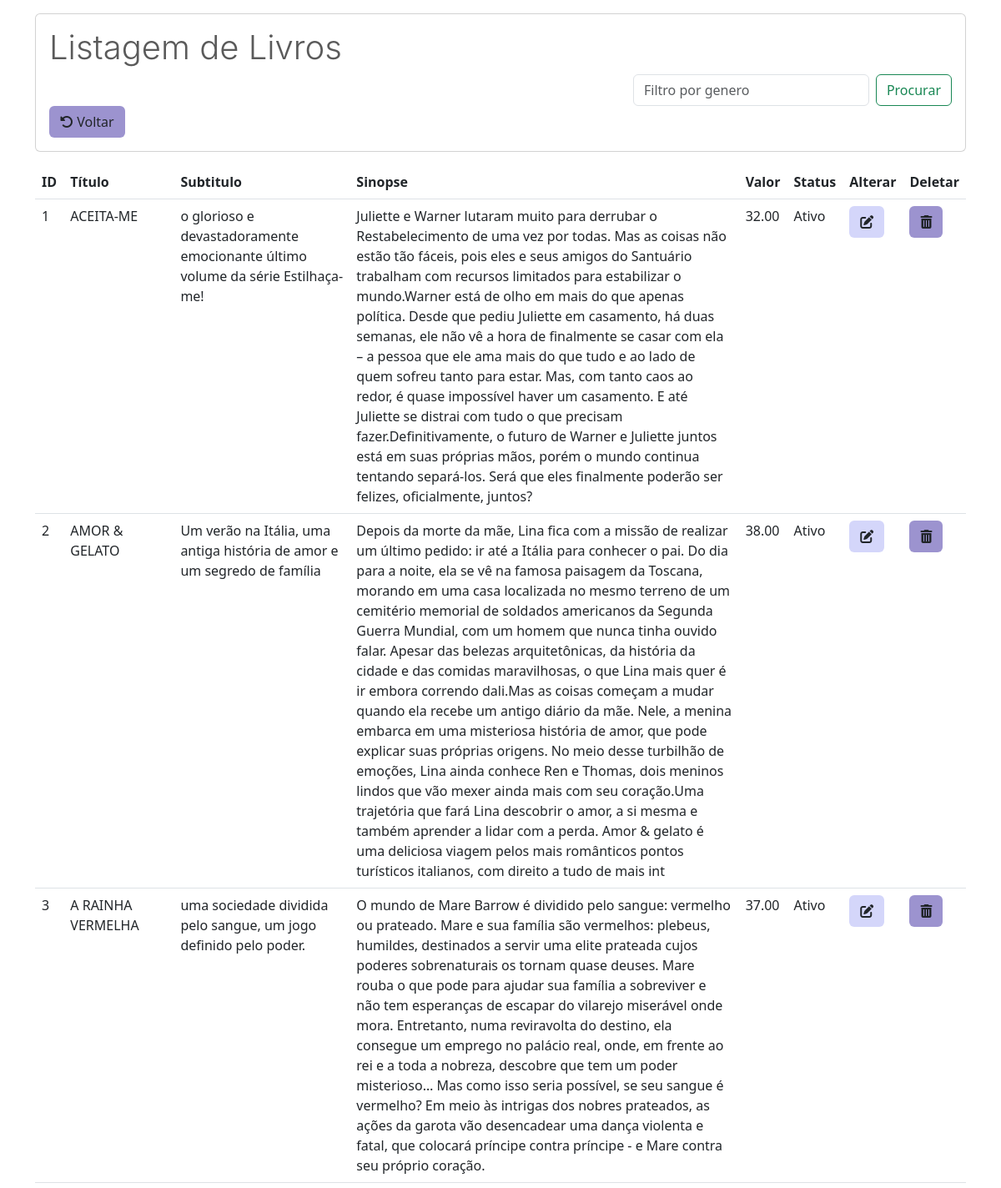
The page /listarLivros.php (upper part) on the database its author committed.
### tables this page shows
CREATE TABLE `livros` (
  `id` int(13) NOT NULL,
  `titulo` varchar(200) NOT NULL,
  `subtitulo` varchar(200) NOT NULL,
  `sinopse` varchar(1000) NOT NULL,
  `valor` double(11,2) NOT NULL,
  `capa` varchar(200) NOT NULL,
  `class` varchar(200) NOT NULL,
  `status` int(11) NOT NULL DEFAULT 1,
  `livrosAutor_id` int(11) DEFAULT NULL,
  `livrosEditora_id` int(11) DEFAULT NULL,
  `heartstopper` int(11) NOT NULL DEFAULT 0
);

### listarLivros.php (the view, shortened to what this page needs)
<?php
require_once("conexao.php");
$where = "";
$sql = "select * from livros" . $where;
$resultado = mysqli_query($conexao, $sql);
?>
<!DOCTYPE html>
<html lang="en">
<head>
  <link href="https://cdn.jsdelivr.net/npm/bootstrap@5.3.0-alpha3/dist/css/bootstrap.min.css" rel="stylesheet">
  <link rel="stylesheet" href="https://cdn.jsdelivr.net/npm/bootstrap-icons@1.11.0/font/bootstrap-icons.css">
</head>
<body>
  <div class="container-md">
    <div class="card mt-3 mb-3">
      <div class="card-body">
        <h1 class="card-title" style="color: #5a5a5a; font-family: '-apple-system'; font-weight: 300;">Listagem de Livros</h1>
        <form class="d-flex" role="search" method="POST" action="listarLivros.php">
          <input class="form-control me-2" style="margin-left: 700px; width: 500px" type="search" placeholder="Filtro por genero" name="pesquisa" aria-label="Search">
          <button class="btn btn-outline-success" type="submit">Procurar</button>
        </form>
        <a href="MenuAdm.php" class="btn" style="background-color: #9c93cf;"><i class="fa-solid fa-rotate-left"></i> Voltar</a>
      </div>
    </div>
    <table class="table table-hover">
      <thead>
        <tr>
          <th scope="col">ID</th>
          <th scope="col">Título</th>
          <th scope="col">Subtitulo</th>
          <th scope="col">Sinopse</th>
          <th scope="col">Valor</th>
          <th scope="col">Status</th>
          <th scope="col">Alterar</th>
          <th scope="col">Deletar</th>
        </tr>
      </thead>
      <tbody>
        <?php while ($linha = mysqli_fetch_array($resultado)) { ?>
          <tr>
            <td><?= $linha['id'] ?></th>
            <td><?= $linha['titulo'] ?></th>
            <td><?= $linha['subtitulo'] ?></th>
            <td><?= $linha['sinopse'] ?></th>
            <td><?= $linha['valor'] ?></th>
            <td><?= ($linha['status']) == 1 ? 'Ativo' : 'Inativo'; ?></th>
            <td>
              <a href="alterarLivros.php?id=<?= $linha['id'] ?>" class="btn btn" style="background-color:#D4D6FA;"><i class="fa-solid fa-pen-to-square"></i></a>
            <td>
              <a href="listarLivros.php?id=<?= $linha['id'] ?>" class="btn btn-l" style="background-color:#9c93cf;" onclick="return confirm('Confirmar exclusão?')"><i class="fa-solid fa-trash-can"></i></a>
          </tr>
        <?php } ?>
      </tbody>
    </table>
</body>
</html>

### rows shown on the page
livros: id "1", titulo "ACEITA-ME", subtitulo "o glorioso e devastadoramente emocionante último volume da série Estilhaça-me!", sinopse "Juliette e Warner lutaram muito para derrubar o Restabelecimento de uma vez por todas. Mas as coisas não estão tão fáceis, pois eles e seus amigos do Santuário trabalham com recursos limitados para estabilizar o mundo.Warner está de olho em mais do que apenas política. Desde que pediu Juliette em casamento, há duas semanas, ele não vê a hora de finalmente se casar com ela – a pessoa que ele ama mais do que tudo e ao lado de quem sofreu tanto para estar. Mas, com tanto caos ao redor, é quase impossível haver um casamento. E até Juliette se distrai com tudo o que precisam fazer.Definitivamente, o futuro de Warner e Juliette juntos está em suas próprias mãos, porém o mundo continua tentando…", valor "32.00", status "Ativo"
livros: id "2", titulo "AMOR & GELATO", subtitulo "Um verão na Itália, uma antiga história de amor e um segredo de família", sinopse "Depois da morte da mãe, Lina fica com a missão de realizar um último pedido: ir até a Itália para conhecer o pai. Do dia para a noite, ela se vê na famosa paisagem da Toscana, morando em uma casa localizada no mesmo terreno de um cemitério memorial de soldados americanos da Segunda Guerra Mundial, com um homem que nunca tinha ouvido falar. Apesar das belezas arquitetônicas, da história da cidade e das comidas maravilhosas, o que Lina mais quer é ir embora correndo dali.Mas as coisas começam a mudar quando ela recebe um antigo diário da mãe. Nele, a menina embarca em uma misteriosa história de amor, que pode explicar suas próprias origens. No meio desse turbilhão de emoções, Lina ainda…", valor "38.00", status "Ativo"
livros: id "3", titulo "A RAINHA VERMELHA", subtitulo "uma sociedade dividida pelo sangue, um jogo definido pelo poder.", sinopse "O mundo de Mare Barrow é dividido pelo sangue: vermelho ou prateado. Mare e sua família são vermelhos: plebeus, humildes, destinados a servir uma elite prateada cujos poderes sobrenaturais os tornam quase deuses. Mare rouba o que pode para ajudar sua família a sobreviver e não tem esperanças de escapar do vilarejo miserável onde mora. Entretanto, numa reviravolta do destino, ela consegue um emprego no palácio real, onde, em frente ao rei e a toda a nobreza, descobre que tem um poder misterioso… Mas como isso seria possível, se seu sangue é vermelho? Em meio às intrigas dos nobres prateados, as ações da garota vão desencadear uma dança violenta e fatal, que colocará príncipe contra príncipe…", valor "37.00", status "Ativo"
